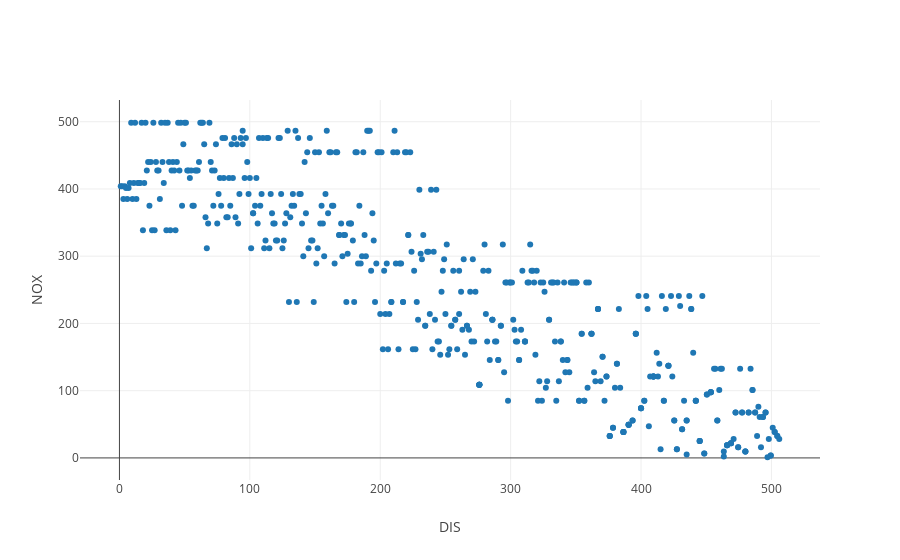

Notebook cell for this chart:
### Code cell
from graph import trace_values, plot
trace = trace_values(df_reduced.DIS.rank(), df_reduced.NOX.rank())
plot([trace], layout = {'xaxis': {'title': 'DIS'}, 'yaxis': {'title': 'NOX'}})

### Figure 1 — Plotly figure (JSON) as saved in the notebook; plotly's stock layout.template omitted (floating-point values rounded to 4 significant figures; data arrays with more than 128 entries replaced by an {"elided": "..."} marker saying what was removed)
{"data": [{"mode": "markers", "name": "data", "text": [], "type": "scatter", "uid": "2fb02f93-77eb-45e6-ade4-045f1fe981ba", "x": {"elided": "506 float values"}, "y": {"elided": "506 float values"}}], "layout": {"autosize": true, "xaxis": {"autorange": true, "range": [-35.15, 542.2], "title": {"text": "DIS"}, "type": "linear"}, "yaxis": {"autorange": true, "range": [-35.44, 534.9], "title": {"text": "NOX"}, "type": "linear"}}}
